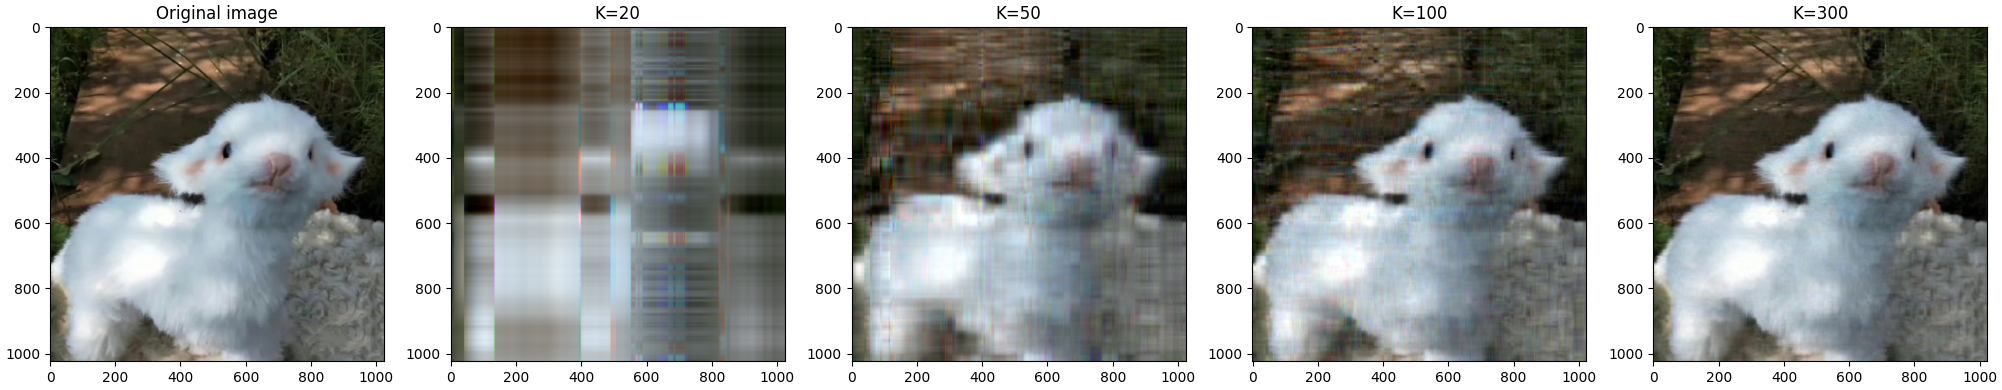

Reproduce this figure in Python.
import matplotlib.pyplot as plt
import matplotlib.image as mpimg
import cv2
import numpy as np
from sklearn import linear_model
import pandas as pd
import numpy as np
import matplotlib.pyplot as plt


def KSVD(Y, D, X, K):
    for k in range(K):
        index = np.nonzero(X[k, :])[0]
        if len(index) == 0:
            continue
        r = (Y - np.dot(D, X))[:, index]
        U, S, V_T = np.linalg.svd(r, full_matrices=False)
        D[:, k] = U[:, 0]
        for j, xj in enumerate(index):
            X[k, xj] = S[0] * V_T[0, j]
    return D, X


def train(Y, Ks, epoches):
    np.random.seed(1024)
    images = []
    for K in Ks:
        # 初始化D，从Y中随机选取K列作为D
        U, _, _ = np.linalg.svd(Y)
        D = U[:, :K]
        for epoch in range(epoches):
            # 每一次更新D之后由OMP算法求得稀疏矩阵X
            X = linear_model.orthogonal_mp((D-D.min())/(D.max()-D.min()), Y)
            # KSVD算法更新D
            D, X = KSVD(Y, D, X, K)
            # 计算损失并输出
            L2_loss = (((Y - np.dot(D, X)) ** 2) ** 0.2).mean()
            print('K: {} | Epoch: {} | L2 loss: {}'.format(K, epoch, L2_loss))
        # 最后一轮更新D之后还需要拟合一下新的X
        print('D:', D.shape)
        X = linear_model.orthogonal_mp((D-D.min())/(D.max()-D.min()), Y)
        print('X:', X.shape)
        # 重构图片
        rebuilded_image = np.clip(np.dot((D-D.min())/(D.max()-D.min()), X).reshape(*image.shape), 0, 1)
        print('rebuilded_image:',rebuilded_image.shape)
        images.append(rebuilded_image)
        print('')
    return images


if __name__ == '__main__':
    image = mpimg.imread('data/sheep.png')
    print('Image shape: {}'.format(image.shape))
    plt.imshow(image)
    Y = image.reshape(image.shape[0], -1)
    print("Y shape: {}".format(Y.shape))
    
    
    Ks = [20, 50, 100, 300]
    images = train(Y, Ks, epoches=3)

    _, axarr = plt.subplots(1, len(Ks)+1, figsize=((len(Ks)+1)*5, 5))
    axarr[0].imshow(image)
    axarr[0].set_title('Original image')
    for i, img in enumerate(images):
        axarr[i+1].imshow(img)
        axarr[i+1].set_title('K={}'.format(Ks[i]))
    plt.savefig('KSVD.png', bbox_inches='tight', pad_inches=.05)
    